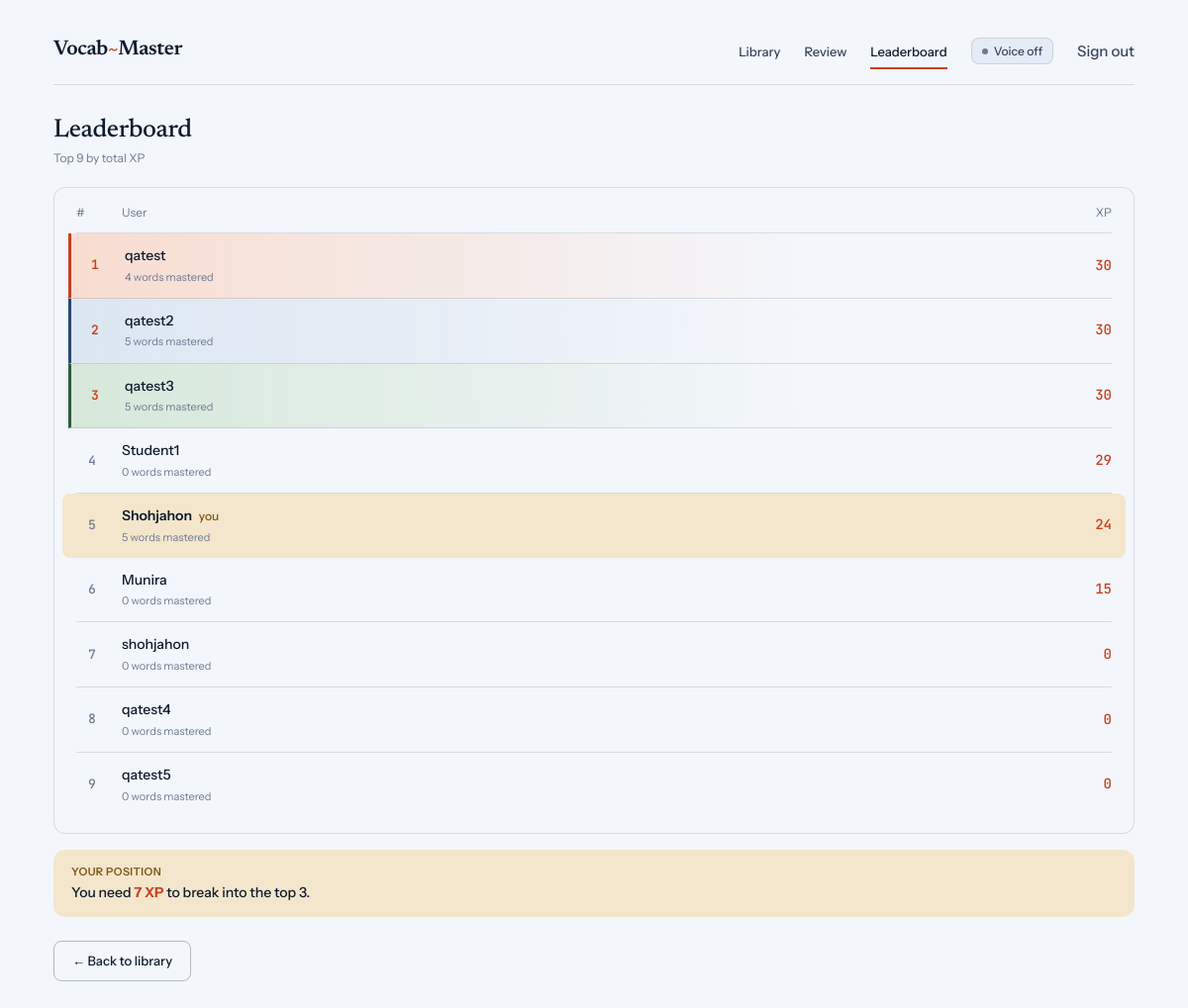
Before: /ranking/ (signed in) with the older database file.
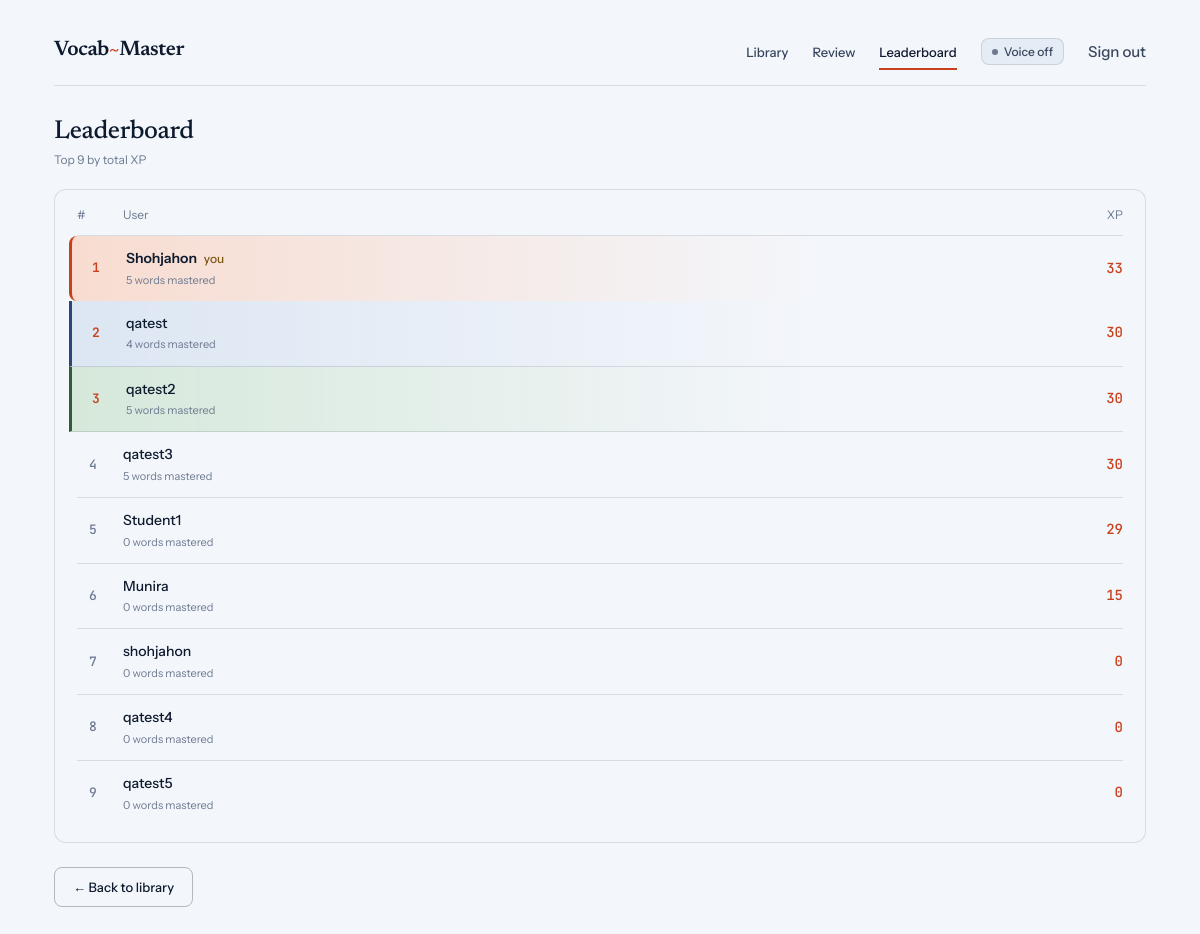
After: the same page with the newer database file.
### vocab/models.py (models this page shows, shortened)
class Profile(models.Model):
    user = models.OneToOneField(User, on_delete=models.CASCADE)
    total_score = models.IntegerField(default=0)
    words_mastered = models.IntegerField(default=0)

### vocab/views.py (the view)
# urls.py: path('ranking/', views.ranking_view, name='ranking'),
@login_required(login_url='login')
def ranking_view(request):
    all_profiles = Profile.objects.order_by('-total_score').select_related('user')
    paginator = Paginator(all_profiles, LEADERBOARD_PAGE_SIZE)
    page_number = request.GET.get('page', 1)
    page_obj = paginator.get_page(page_number)
    points_to_top_3 = None
    top_profiles = list(all_profiles[:3])
    if len(top_profiles) >= 3:
        top_3_score = top_profiles[2].total_score
        try:
            user_profile = Profile.objects.get(user=request.user)
            if user_profile.total_score < top_3_score:
                points_to_top_3 = top_3_score - user_profile.total_score + 1
        except Profile.DoesNotExist:
            pass
    return render(request, 'vocab/ranking.html', {
        'page_obj': page_obj,
        'profiles': page_obj.object_list,
        'points_to_top_3': points_to_top_3,
    })

### vocab/context_processors.py (called while the page is built)
def due_review_count(request):
    if not request.user.is_authenticated:
        return {}
    count = FlashcardReview.objects.filter(
        user=request.user,
        next_review__lte=timezone.now().date(),
    ).count()
    return {'due_review_count': count}

### vocab/templates/vocab/ranking.html (shortened to what this page needs)
{% extends "vocab/base.html" %}
{% block content %}
<section class="lb-head reveal">
    <h1 class="lb-title">Leaderboard</h1>
    <p class="meta-text">Top {{ profiles|length }} by total XP</p>
</section>
<div class="surface lb-table reveal d2">
    <div class="lb-headrow">
        <span class="meta-text">#</span>
        <span class="meta-text">User</span>
        <span class="meta-text lb-xp-h">XP</span>
    </div>
    <div class="lb-rows">
        {% for profile in profiles %}
        <div class="lb-row {% if forloop.counter == 1 %}rank-1{% elif forloop.counter == 2 %}rank-2{% elif forloop.counter == 3 %}rank-3{% endif %} {% if profile.user == request.user %}lb-you{% endif %}">
            <span class="lb-rank {% if forloop.counter <= 3 %}top3{% endif %}">{{ forloop.counter }}</span>
            <div class="lb-name">
                <p class="lb-user">{{ profile.user.username }}{% if profile.user == request.user %} <span class="meta-text lb-you-tag">you</span>{% endif %}</p>
                <p class="lb-sub meta-text">{{ profile.words_mastered }} words mastered</p>
            </div>
            <span class="lb-xp">{{ profile.total_score }}</span>
        </div>
        {% empty %}
        <p class="empty">No scores yet. Be the first.</p>
        {% endfor %}
    </div>
</div>
{% if points_to_top_3 %}
<div class="lb-hint reveal d3">
    <p class="lb-hint-l">Your position</p>
    <p class="lb-hint-v">You need <strong>{{ points_to_top_3 }} XP</strong> to break into the top 3.</p>
</div>
{% endif %}
<div class="lb-foot reveal d3">
    <a href="{% url 'unit_hub' %}" class="btn ghost">&larr; Back to library</a>
</div>
{% endblock %}

Changed rows visible on the page:
changed Profile "Shohjahon": total_score "24" → "33"; moves up the list
Other visible differences:
{{ points_to_top_3 }}: "7" → (not shown)
text no longer shown: "YOUR POSITION You need XP to break into the top 3."
